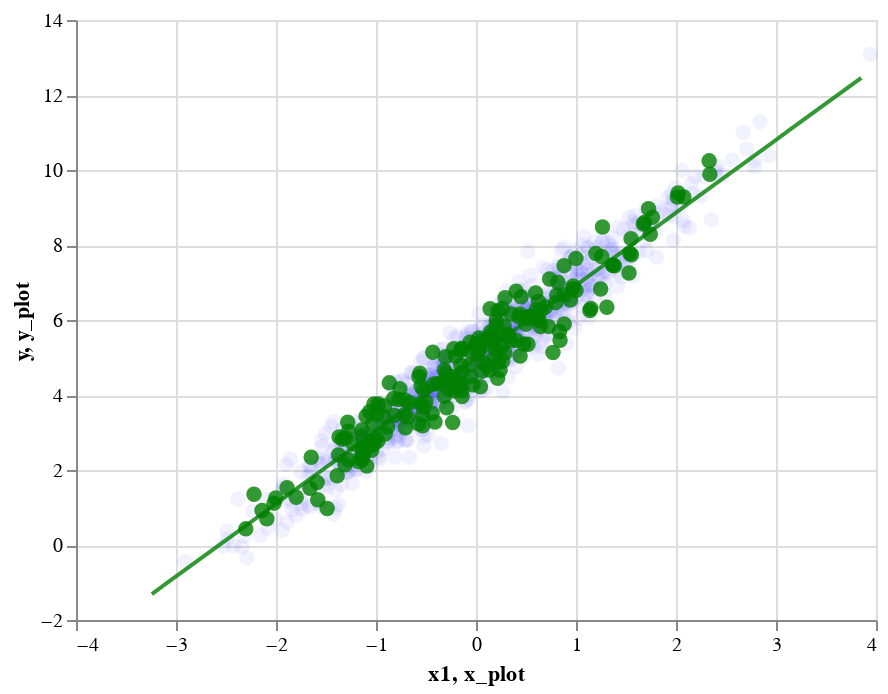

This figure's notebook cell:
### Code cell
p_train + p_test + p_fit

### Figure 1 — Vega-Lite specification as saved in the notebook (floating-point values rounded to 4 significant figures; data arrays with more than 128 entries replaced by an {"elided": "..."} marker saying what was removed)
{"config": {"view": {"continuousWidth": 400, "continuousHeight": 300}}, "layer": [{"data": {"name": "data-8942552f7d4f16755b69bbcde6753399"}, "mark": {"type": "circle", "size": 60}, "encoding": {"color": {"value": "blue"}, "opacity": {"value": 0.05}, "x": {"type": "quantitative", "field": "x1"}, "y": {"type": "quantitative", "field": "y"}}}, {"data": {"name": "data-a3a2c53cfd2b4bbf2285bf6703c6c0f1"}, "mark": {"type": "circle", "size": 60}, "encoding": {"color": {"value": "green"}, "opacity": {"value": 0.8}, "x": {"type": "quantitative", "field": "x1"}, "y": {"type": "quantitative", "field": "y"}}}, {"data": {"name": "data-ee68cd01f3c2df16d25fc64a9806010e"}, "mark": "line", "encoding": {"color": {"value": "green"}, "opacity": {"value": 0.8}, "x": {"type": "quantitative", "field": "x_plot"}, "y": {"type": "quantitative", "field": "y_plot"}}}], "$schema": "https://vega.github.io/schema/vega-lite/v4.8.1.json", "datasets": {"data-8942552f7d4f16755b69bbcde6753399": {"elided": "800 records"}, "data-a3a2c53cfd2b4bbf2285bf6703c6c0f1": {"elided": "200 records"}, "data-ee68cd01f3c2df16d25fc64a9806010e": [{"x_plot": -3.241, "y_plot": -1.307}, {"x_plot": -3.096, "y_plot": -1.026}, {"x_plot": -2.952, "y_plot": -0.7455}, {"x_plot": -2.807, "y_plot": -0.4646}, {"x_plot": -2.662, "y_plot": -0.1836}, {"x_plot": -2.517, "y_plot": 0.0973}, {"x_plot": -2.373, "y_plot": 0.3782}, {"x_plot": -2.228, "y_plot": 0.6592}, {"x_plot": -2.083, "y_plot": 0.9401}, {"x_plot": -1.938, "y_plot": 1.221}, {"x_plot": -1.794, "y_plot": 1.502}, {"x_plot": -1.649, "y_plot": 1.783}, {"x_plot": -1.504, "y_plot": 2.064}, {"x_plot": -1.359, "y_plot": 2.345}, {"x_plot": -1.214, "y_plot": 2.626}, {"x_plot": -1.07, "y_plot": 2.907}, {"x_plot": -0.9249, "y_plot": 3.188}, {"x_plot": -0.7801, "y_plot": 3.468}, {"x_plot": -0.6353, "y_plot": 3.749}, {"x_plot": -0.4905, "y_plot": 4.03}, {"x_plot": -0.3458, "y_plot": 4.311}, {"x_plot": -0.201, "y_plot": 4.592}, {"x_plot": -0.05621, "y_plot": 4.873}, {"x_plot": 0.08857, "y_plot": 5.154}, {"x_plot": 0.2333, "y_plot": 5.435}, {"x_plot": 0.3781, "y_plot": 5.716}, {"x_plot": 0.5229, "y_plot": 5.997}, {"x_plot": 0.6677, "y_plot": 6.278}, {"x_plot": 0.8124, "y_plot": 6.559}, {"x_plot": 0.9572, "y_plot": 6.84}, {"x_plot": 1.102, "y_plot": 7.121}, {"x_plot": 1.247, "y_plot": 7.401}, {"x_plot": 1.392, "y_plot": 7.682}, {"x_plot": 1.536, "y_plot": 7.963}, {"x_plot": 1.681, "y_plot": 8.244}, {"x_plot": 1.826, "y_plot": 8.525}, {"x_plot": 1.971, "y_plot": 8.806}, {"x_plot": 2.115, "y_plot": 9.087}, {"x_plot": 2.26, "y_plot": 9.368}, {"x_plot": 2.405, "y_plot": 9.649}, {"x_plot": 2.55, "y_plot": 9.93}, {"x_plot": 2.695, "y_plot": 10.21}, {"x_plot": 2.839, "y_plot": 10.49}, {"x_plot": 2.984, "y_plot": 10.77}, {"x_plot": 3.129, "y_plot": 11.05}, {"x_plot": 3.274, "y_plot": 11.33}, {"x_plot": 3.418, "y_plot": 11.62}, {"x_plot": 3.563, "y_plot": 11.9}, {"x_plot": 3.708, "y_plot": 12.18}, {"x_plot": 3.853, "y_plot": 12.46}]}}
